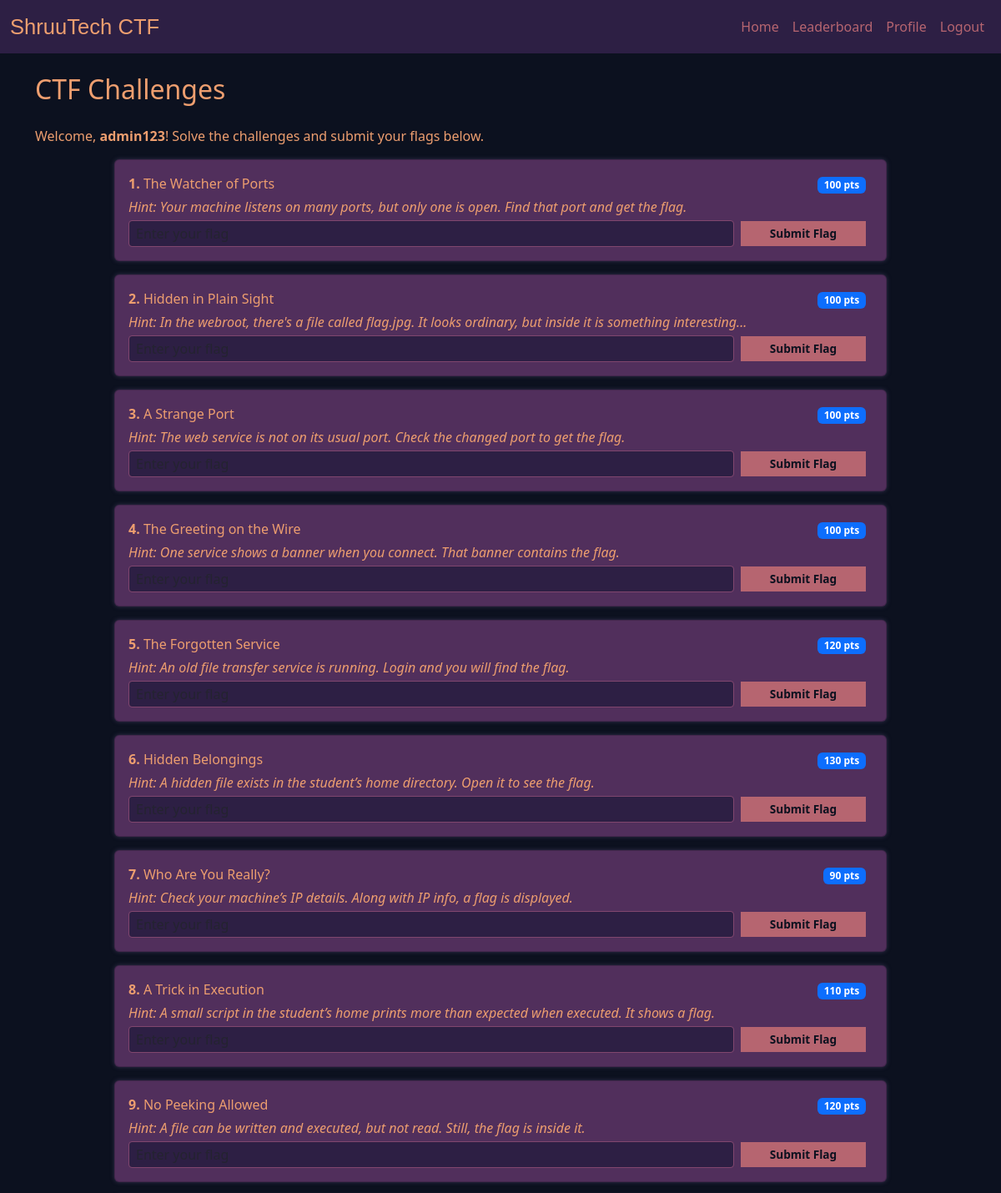
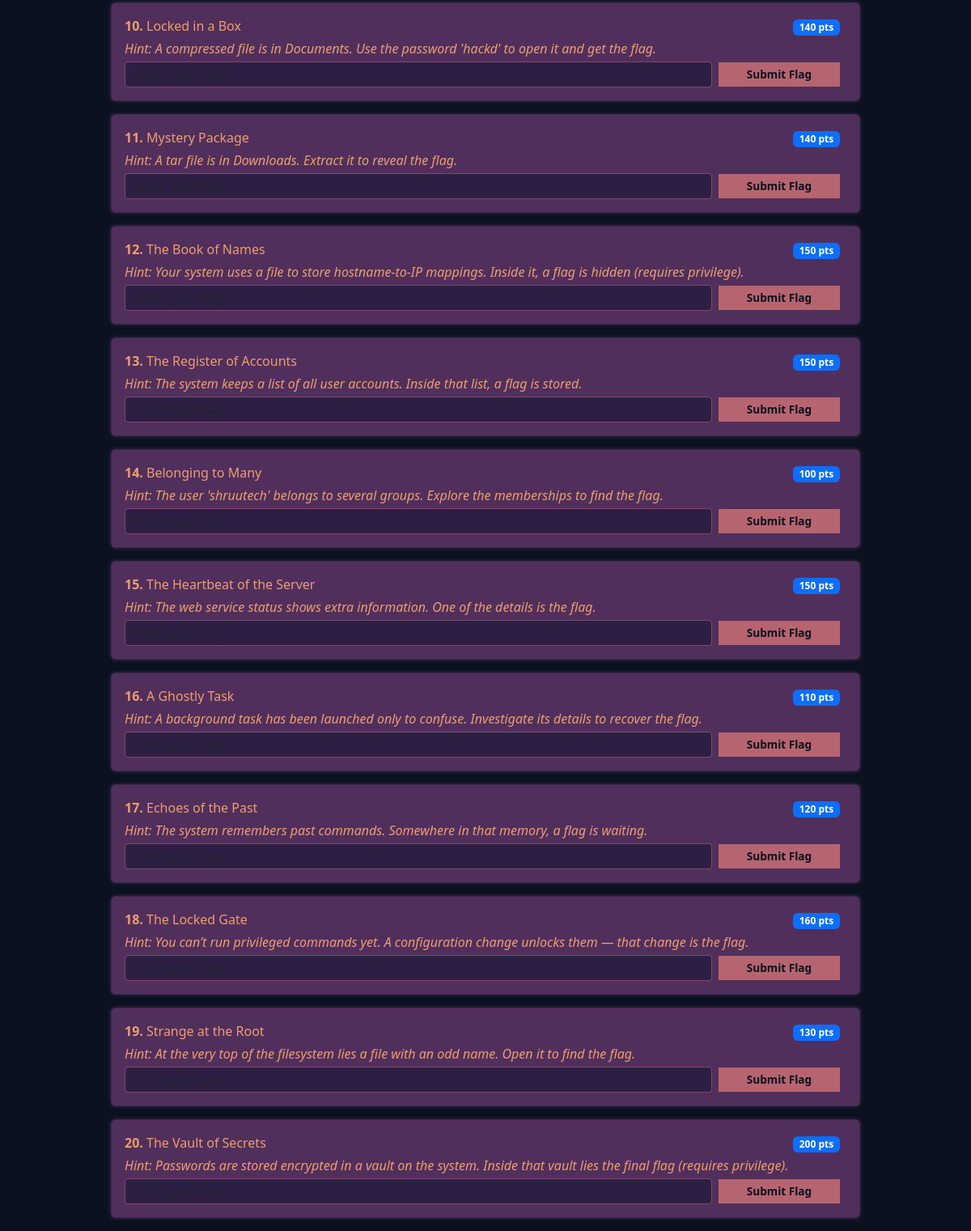
/ (signed in), run on the app's committed database (2 pictures, top to bottom).
### tables this page shows
CREATE TABLE challenges (
    id INTEGER PRIMARY KEY,
    title TEXT,
    hint TEXT,
    path_shown BOOLEAN,
    flag TEXT,
    points INTEGER
);

### app.py (the view)
@app.route("/")
@login_required
def index():
    user_id = session["user_id"]
    challenges = get_challenges()
    solved_ids = [r["challenge_id"] for r in query_db(
        "SELECT challenge_id FROM submissions WHERE user_id=? AND status='Correct'", (user_id,)
    )]
    for c in challenges:
        c['solved'] = c['id'] in solved_ids
    return render_template("index.html", questions=challenges, current_page="index")

### app.py (called while the page is built)
def get_db():
    conn = sqlite3.connect(DB_PATH)
    conn.row_factory = sqlite3.Row
    return conn

def query_db(query, args=(), one=False, commit=False):
    conn = get_db()
    cur = conn.cursor()
    cur.execute(query, args)
    if commit:
        conn.commit()
    rv = cur.fetchall()
    conn.close()
    return (rv[0] if rv else None) if one else rv

def get_challenges():
    return [dict(r) for r in query_db("SELECT id, title, hint, path_shown, points FROM challenges")]

def login_required(func):
    from functools import wraps
    @wraps(func)
    def wrapper(*args, **kwargs):
        if not session.get("user_id"):
            flash("Please login first.", "warning")
            return redirect(url_for("login"))
        return func(*args, **kwargs)
    return wrapper

### templates/index.html (shortened to what this page needs)
{% extends "layout.html" %}
{% block content %}
<h2 class="mb-4">CTF Challenges</h2>
{% if session.get('user_id') %}
<p>Welcome, <strong>{{ session.get('username') }}</strong>! Solve the challenges and submit your flags below.</p>
<div class="row">
    {% for question in questions %}
    <div class="col-12 col-md-10 mx-auto">
        <div class="card mb-3">
            <div class="card-body">
                <div class="d-flex justify-content-between align-items-center">
                    <p class="mb-1">
                        <strong>{{ loop.index }}.</strong> {{ question.title }}
                    </p>
                    <span class="badge bg-primary">{{ question.points }} pts</span>
                </div>
                <p class="challenge-hint">Hint: {{ question.hint }}</p>
                <form class="flag-form" data-challenge-id="{{ question.id }}">
                    <div class="d-flex gap-2 align-items-center">
                        <input type="password" name="flag" class="form-control flag-input flex-grow-1"
                            placeholder="Enter your flag" autocomplete="off" required>
                        <button type="submit" class="btn-submit wide-btn" >
                            {% if question.solved %}Correct Answer{% else %}Submit Flag{% endif %}
                        </button>
                    </div>
                </form>
            </div>
        </div>
    </div>
    {% endfor %}
</div>
{% else %}
<p>Please <a href="{{ url_for('login') }}">login</a> to view and submit challenges.</p>
{% endif %}
{% endblock %}

### templates/layout.html (shortened to what this page needs)
<!DOCTYPE html>
<html lang="en">
<head>
    <link href="https://cdn.jsdelivr.net/npm/bootstrap@5.3.0/dist/css/bootstrap.min.css" rel="stylesheet">
    <link href="https://fonts.cdnfonts.com/css/sinoreta-personal-use" rel="stylesheet">
    <link rel="stylesheet" href="{{ url_for('static', filename='style.css') }}">
</head>
<body>
    <nav class="navbar navbar-expand-lg navbar-dark">
        <div class="container-fluid">
            <a class="navbar-brand" href="{{ url_for('index') }}">ShruuTech CTF</a>
            <div class="collapse navbar-collapse" id="navbarNav">
                <ul class="navbar-nav ms-auto">
                    {% if session.get('user_id') %}
                    <li class="nav-item">
                        <a class="nav-link" href="{{ url_for('index') }}">Home</a>
                    </li>
                    <li class="nav-item">
                        <a class="nav-link" href="{{ url_for('leaderboard') }}">Leaderboard</a>
                    </li>
                    <li class="nav-item">
                        <a class="nav-link" href="{{ url_for('profile') }}">Profile</a>
                    </li>
                    <li class="nav-item">
                        <a class="nav-link" href="{{ url_for('logout') }}">Logout</a>
                    </li>
                    {% else %}
                    <li class="nav-item">
                        <a class="nav-link" href="{{ url_for('login') }}">Login</a>
                    </li>
                    {% endif %}
                </ul>
            </div>
        </div>
    </nav>
    <div class="container mt-4">
        {% block content %}{% endblock %}
    </div>
</body>
</html>

### static/style.css (style rules this page uses)
body { background-color: #0c111f; font-family: 'Segoe UI', Tahoma, Geneva, Verdana, sans-serif; color: #ed9e6f; }
.navbar { background-color: #2d1f44; }
.navbar-brand { font-family: 'Sinoreta PERSONAL USE', sans-serif; font-weight: 500; font-size: 1.6rem; color: #ed9e6f; }
.nav-link { color: #b66570 !important; transition: color 0.3s; }
.card { margin-bottom: 0.3rem; box-shadow: 0 0 5px rgba(80, 70, 110, 0.6); background-color: #512f5c; color: #ed9e6f; padding: 0 0.5rem 0 0; font-size: 1rem; }
.card p { color: #ed9e6f; margin-bottom: 0.25rem; font-size: 1rem; }
.flag-input { padding: 0.35rem; font-size: 1rem; height: 2rem; }
.btn-submit.wide-btn { min-width: 150px; padding: 0.3rem 1rem; font-size: 0.85rem; }
.btn-submit { background-color: #b66570; color: #0c111f; font-weight: bold; border: None; padding: 0.4rem 0.8rem; cursor: pointer; transition: background-color 0.3s, transform 0.2s; }
input[type="text"], input[type="password"] { background-color: #2d1f44; border: 1px solid #80466e; color: #ed9e6f; padding: 0.5rem; border-radius: 0.25rem; }
.challenge-hint { font-size: 0.85rem; font-style: italic; color: #f7c9af; margin-bottom: 0.75rem; }

### data on the page
challenges: title "The Watcher of Ports", points "100", hint "Your machine listens on many ports, but only one is open. Find that port and get the flag."
challenges: title "Hidden in Plain Sight", points "100", hint "In the webroot, there's a file called flag.jpg. It looks ordinary, but inside it is something interesting..."
challenges: title "A Strange Port", points "100", hint "The web service is not on its usual port. Check the changed port to get the flag."
challenges: title "The Greeting on the Wire", points "100", hint "One service shows a banner when you connect. That banner contains the flag."
challenges: title "The Forgotten Service", points "120", hint "An old file transfer service is running. Login and you will find the flag."
challenges: title "Hidden Belongings", points "130", hint "A hidden file exists in the student’s home directory. Open it to see the flag."
challenges: title "Who Are You Really?", points "90", hint "Check your machine’s IP details. Along with IP info, a flag is displayed."
challenges: title "A Trick in Execution", points "110", hint "A small script in the student’s home prints more than expected when executed. It shows a flag."
challenges: title "No Peeking Allowed", points "120", hint "A file can be written and executed, but not read. Still, the flag is inside it."
challenges: title "Locked in a Box", points "140", hint "A compressed file is in Documents. Use the password 'hackd' to open it and get the flag."
challenges: title "Mystery Package", points "140", hint "A tar file is in Downloads. Extract it to reveal the flag."
challenges: title "The Book of Names", points "150", hint "Your system uses a file to store hostname-to-IP mappings. Inside it, a flag is hidden (requires privilege)."
challenges: title "The Register of Accounts", points "150", hint "The system keeps a list of all user accounts. Inside that list, a flag is stored."
challenges: title "Belonging to Many", points "100", hint "The user 'shruutech' belongs to several groups. Explore the memberships to find the flag."
challenges: title "The Heartbeat of the Server", points "150", hint "The web service status shows extra information. One of the details is the flag."
challenges: title "A Ghostly Task", points "110", hint "A background task has been launched only to confuse. Investigate its details to recover the flag."
challenges: title "Echoes of the Past", points "120", hint "The system remembers past commands. Somewhere in that memory, a flag is waiting."
challenges: title "The Locked Gate", points "160", hint "You can’t run privileged commands yet. A configuration change unlocks them — that change is the flag."
challenges: title "Strange at the Root", points "130", hint "At the very top of the filesystem lies a file with an odd name. Open it to find the flag."
challenges: title "The Vault of Secrets", points "200", hint "Passwords are stored encrypted in a vault on the system. Inside that vault lies the final flag (requires privilege)."

### other printed values
{{ session.get('username') }} "admin123"
